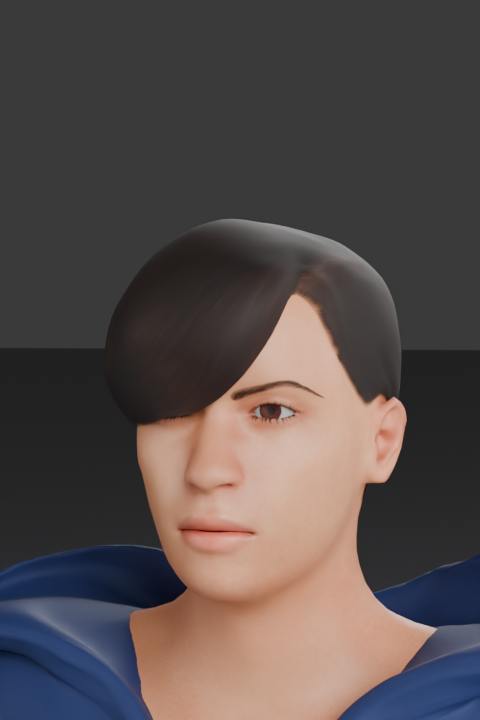
#> input picture blender/cast/sheets/me_face.png, 480 x 720 px; its folder holds 4 pictures in this run
$ python overview.py
#> lines starting #> are read from the running program, lines starting #| are printed output that depends on the picture
"""Builds sheets/overview.png: one card per cast member (face + full body + name)."""
import os
from PIL import Image, ImageDraw, ImageFont
HERE = os.path.dirname(os.path.abspath(__file__))
S = os.path.join(HERE, "sheets")
FONT = os.path.join(HERE, "..", "fonts", "Vazirmatn-FD-ExtraBold.ttf")
CARDS = [("me", "من (راوی)"), ("arian", "آرین"), ("mahsa", "مهسا"), ("kian", "کیان"), ("mom", "مامان"),
         ("kazemi", "آقای کاظمی"), ("rezaei", "آقای رضایی"), ("anchor", "گوینده اخبار"), ("soldier", "سرباز"),
         ("rezaei_z", "رضایی زامبی"), ("passerby0_z", "زامبی رهگذر"), ("student0", "دانش‌آموز")]
f = ImageFont.truetype(FONT, 40, layout_engine=ImageFont.Layout.RAQM)
W, H = 480, 1000
cols = 6
out = Image.new("RGB", (W * cols, H * ((len(CARDS) + cols - 1) // cols)), (24, 24, 26))
for i, (k, name) in enumerate(CARDS):
    face = Image.open(f"{S}/{k}_face.png").convert("RGB").crop((0, 60, 480, 600))
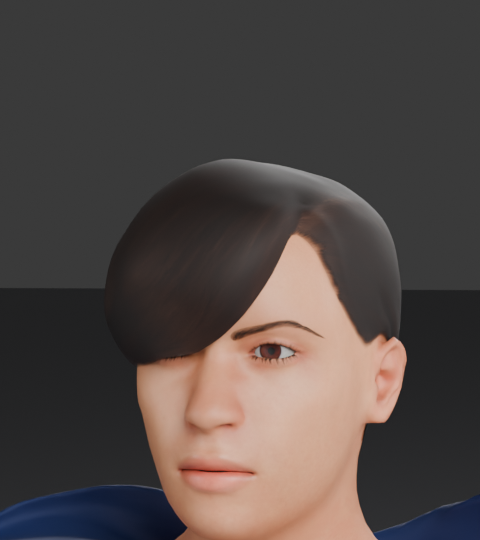
#> face: PIL image 480x540 RGB; mean R, G, B 80.7, 71.9, 69.1
#> (the run stopped early here; a loop or call above may not have finished)
